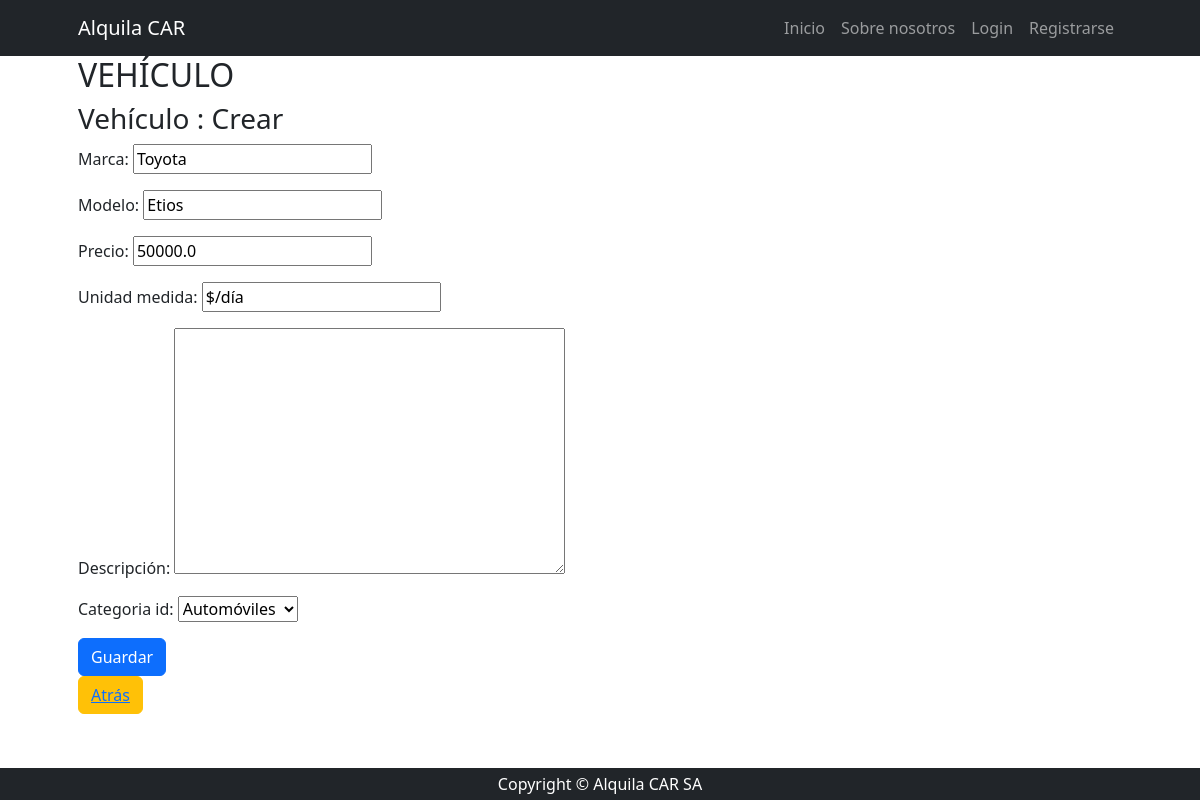
The page /productos/producto/update/2/ on the database as committed earlier.
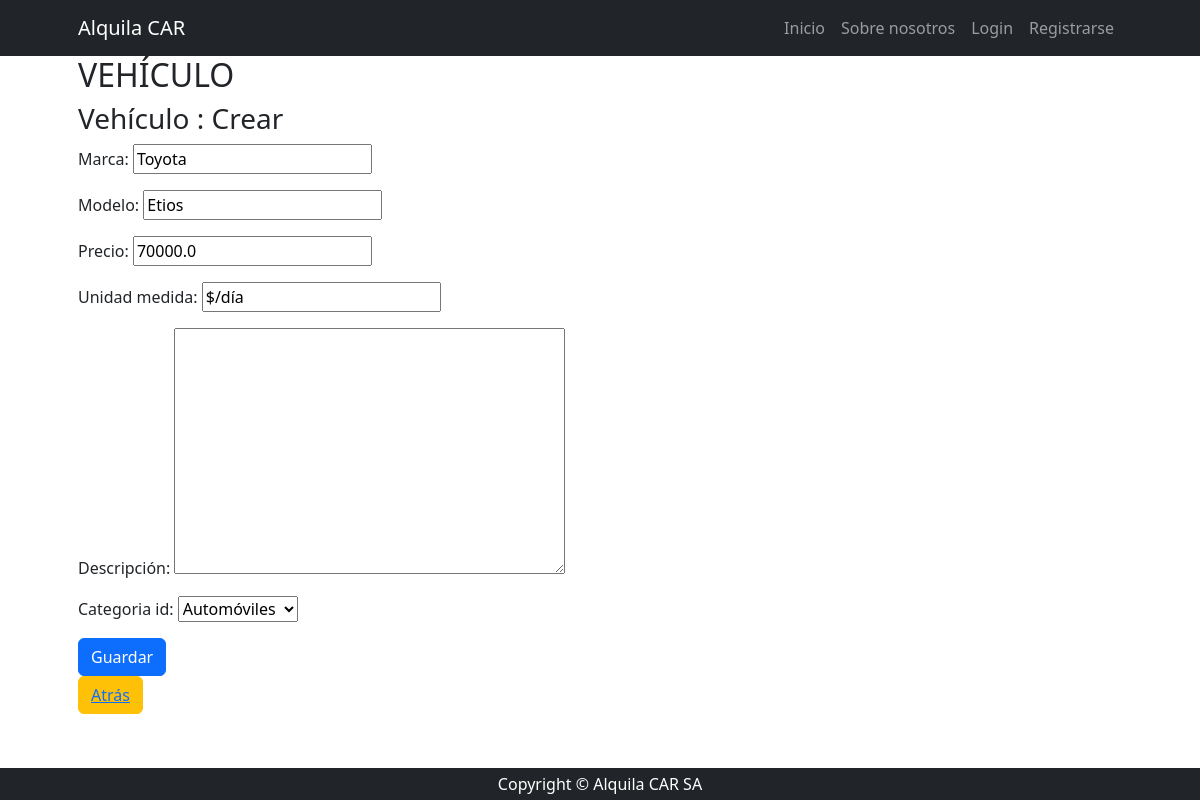
The same page on the database as committed later.
### producto/models.py (models this page shows, shortened)
class Producto(models.Model):
    marca = models.CharField(max_length=100)
    modelo = models.CharField(max_length=100)
    precio = models.FloatField()
    unidad_medida = models.CharField(max_length=100)
    descripcion = models.TextField(null=True, blank=True, verbose_name='descripción')
    fecha_actualizacion=models.DateField(null=True, blank=True, default=timezone.now,editable=False, verbose_name='Fecha de actualización')
    categoria_id = models.ForeignKey(ProductoCategoria, on_delete=models.SET_NULL, null=True)
    class Meta:
        verbose_name = "producto"
        verbose_name_plural = "productos"

### producto/views.py (the view)
# urls.py: path("producto/update/<int:pk>/", views.ProductoUpdate.as_view(), name="producto_update"),
class ProductoUpdate(UpdateView):
    model = Producto
    form_class = ProductoForm
    success_url=reverse_lazy('producto:index')
    field = '__all__'

### producto/forms.py
class ProductoForm(forms.ModelForm):
    class Meta:
        model = Producto
        fields = "__all__"

### producto/models.py (called while the page is built)
    def __str__(self) -> str:
        return self.categoria

### producto/templates/producto/producto_form.html (shortened to what this page needs)
{% extends 'core/base.html' %}
{% block content %}
    <h2>VEHÍCULO</h2>
    <h3>Vehículo : Crear</h3>
    <form method="post">
        {{ form.as_p }}
        <button type="submit" class="btn btn-primary">Guardar</button>
    </form>
    <button class="btn btn-warning"><a href="{% url 'producto:producto_list' %}">Atrás</a></button>
{% endblock content %}

Rows that differ between the two databases and show on the page:
changed Producto "Toyota": precio "50000.0" → "70000.0"
